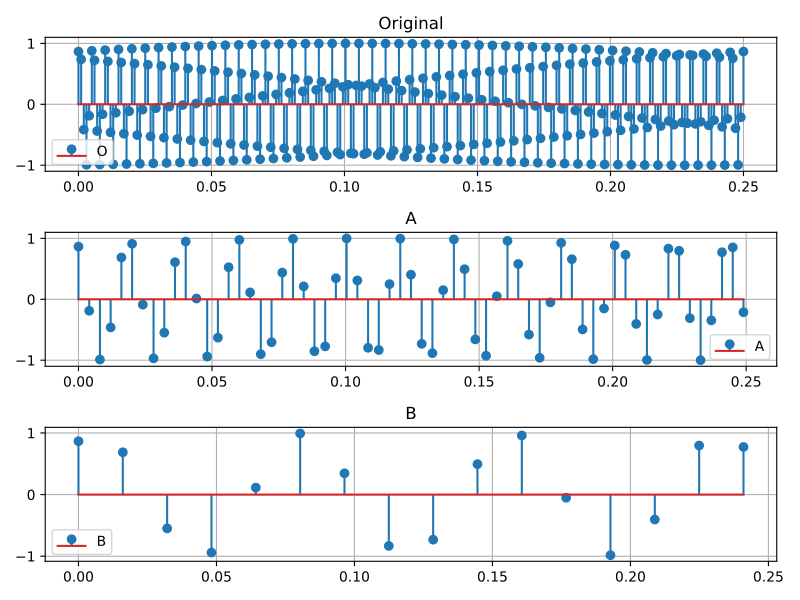

The script that drew this image:
import numpy as np
import matplotlib.pyplot as plt

sec = 0.25

t = np.linspace(0, sec, int(1000*sec))
ta = t[0::4]
tb = ta[0::4]

o = np.sin(400*np.pi*t + np.pi / 3)
a = np.sin(400*np.pi*ta + np.pi / 3)
b = np.sin(400*np.pi*tb + np.pi / 3)

fig, axs = plt.subplots(3, 1, figsize=(8, 6), sharex=False)

axs[0].stem(t, o, label="O")
axs[0].set_title("Original")
axs[0].legend()
axs[0].grid(True)

axs[1].stem(ta, a, label="A")
axs[1].set_title("A")
axs[1].legend()
axs[1].grid(True)

axs[2].stem(tb, b, label="B")
axs[2].set_title("B")
axs[2].legend()
axs[2].grid(True)

plt.tight_layout()
plt.show()
